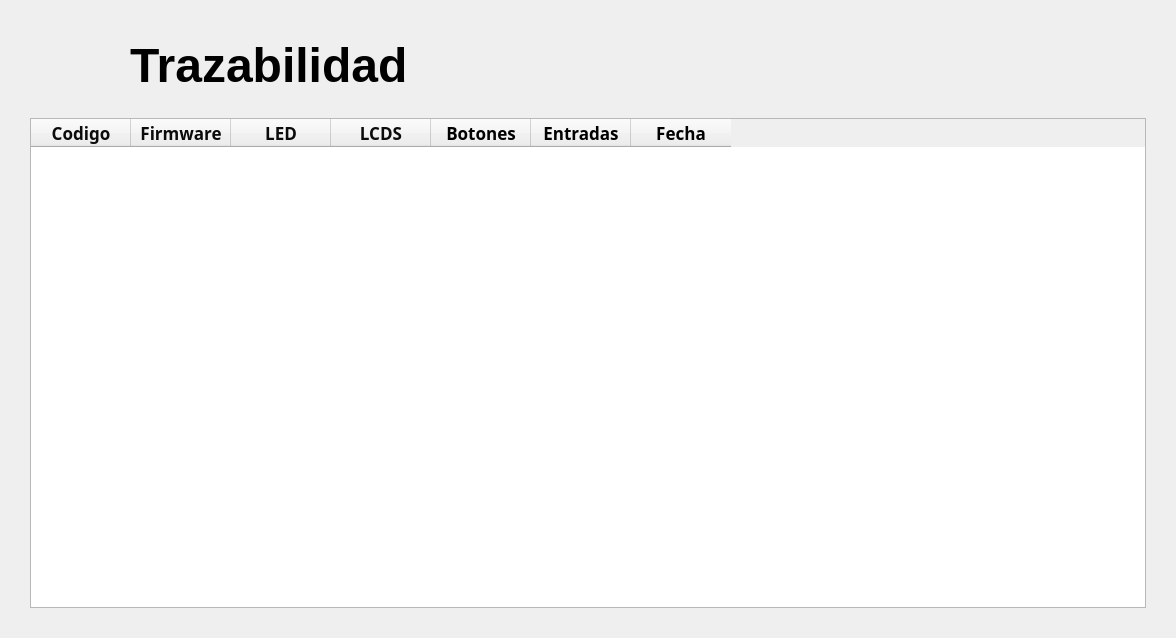
      <widget class="QWidget" name="page_12">
       <layout class="QGridLayout" name="gridLayout_14">
        <property name="leftMargin">
         <number>30</number>
        </property>
        <property name="topMargin">
         <number>30</number>
        </property>
        <property name="rightMargin">
         <number>30</number>
        </property>
        <property name="bottomMargin">
         <number>30</number>
        </property>
        <property name="verticalSpacing">
         <number>18</number>
        </property>
        <item row="0" column="0">
         <layout class="QHBoxLayout" name="horizontalLayout_135">
          <property name="spacing">
           <number>30</number>
          </property>
          <item>
           <widget class="QLabel" name="lblTraceability">
            <property name="minimumSize">
             <size>
              <width>70</width>
              <height>70</height>
             </size>
            </property>
            <property name="maximumSize">
             <size>
              <width>70</width>
              <height>70</height>
             </size>
            </property>
            <property name="text">
             <string/>
            </property>
            <property name="pixmap">
             <pixmap resource="../resources/resources.qrc">:/resources/folder (1).png</pixmap>
            </property>
            <property name="scaledContents">
             <bool>true</bool>
            </property>
           </widget>
          </item>
          <item>
           <widget class="QLabel" name="label_48">
            <property name="minimumSize">
             <size>
              <width>380</width>
              <height>60</height>
             </size>
            </property>
            <property name="maximumSize">
             <size>
              <width>380</width>
              <height>60</height>
             </size>
            </property>
            <property name="font">
             <font>
              <pointsize>36</pointsize>
              <bold>true</bold>
             </font>
            </property>
            <property name="text">
             <string>Trazabilidad</string>
            </property>
           </widget>
          </item>
          <item>
           <spacer name="horizontalSpacer_116">
            <property name="orientation">
             <enum>Qt::Horizontal</enum>
            </property>
            <property name="sizeHint" stdset="0">
             <size>
              <width>508</width>
              <height>20</height>
             </size>
            </property>
           </spacer>
          </item>
          <item>
           <widget class="QLabel" name="lblOpenfolder">
            <property name="minimumSize">
             <size>
              <width>70</width>
              <height>70</height>
             </size>
            </property>
            <property name="maximumSize">
             <size>
              <width>70</width>
              <height>70</height>
             </size>
            </property>
            <property name="cursor">
             <cursorShape>PointingHandCursor</cursorShape>
            </property>
            <property name="acceptDrops">
             <bool>false</bool>
            </property>
            <property name="toolTip">
             <string>Abrir registros</string>
            </property>
            <property name="whatsThis">
             <string/>
            </property>
            <property name="text">
             <string/>
            </property>
            <property name="pixmap">
             <pixmap resource="../resources/resources.qrc">:/resources/folder.png</pixmap>
            </property>
            <property name="scaledContents">
             <bool>true</bool>
            </property>
           </widget>
          </item>
          <item>
           <spacer name="horizontalSpacer_117">
            <property name="orientation">
             <enum>Qt::Horizontal</enum>
            </property>
            <property name="sizeHint" stdset="0">
             <size>
              <width>28</width>
              <height>20</height>
             </size>
            </property>
           </spacer>
          </item>
         </layout>
        </item>
        <item row="1" column="0">
         <widget class="QTableWidget" name="ResultsTable">
          <property name="minimumSize">
           <size>
            <width>1020</width>
            <height>490</height>
           </size>
          </property>
          <property name="font">
           <font>
            <family>Arial</family>
            <pointsize>12</pointsize>
            <bold>false</bold>
           </font>
          </property>
          <property name="autoFillBackground">
           <bool>false</bool>
          </property>
          <property name="styleSheet">
           <string notr="true">QTableWidget {
    background-color: #f0f0f0; /* Color de fondo */
    alternate-background-color: #e0e0e0; /* Color de fondo alternativo para filas */
    selection-background-color: #4CAF50; /* Color de fondo de selección */
    selection-color: white; /* Color del texto de selección */
}

QTableWidget::item {
    padding: 3px; /* Espaciado interno de las celdas */
    border-bottom: 1px solid #ccc; /* Borde inferior de las celdas */
}

QTableWidget::item:selected {
    background-color: #4CAF50; /* Color de fondo de la celda seleccionada */
    color: white; /* Color del texto de la celda seleccionada */
}

/*border: 1px solid #00723A
</string>
          </property>
          <property name="frameShape">
           <enum>QFrame::StyledPanel</enum>
          </property>
          <property name="frameShadow">
           <enum>QFrame::Sunken</enum>
          </property>
          <property name="sizeAdjustPolicy">
           <enum>QAbstractScrollArea::AdjustIgnored</enum>
          </property>
          <property name="editTriggers">
           <set>QAbstractItemView::NoEditTriggers</set>
          </property>
          <property name="tabKeyNavigation">
           <bool>true</bool>
          </property>
          <property name="alternatingRowColors">
           <bool>true</bool>
          </property>
          <property name="selectionMode">
           <enum>QAbstractItemView::SingleSelection</enum>
          </property>
          <property name="selectionBehavior">
           <enum>QAbstractItemView::SelectRows</enum>
          </property>
          <property name="textElideMode">
           <enum>Qt::ElideMiddle</enum>
          </property>
          <property name="verticalScrollMode">
           <enum>QAbstractItemView::ScrollPerPixel</enum>
          </property>
          <property name="showGrid">
           <bool>true</bool>
          </property>
          <property name="gridStyle">
           <enum>Qt::NoPen</enum>
          </property>
          <property name="sortingEnabled">
           <bool>true</bool>
          </property>
          <attribute name="horizontalHeaderVisible">
           <bool>true</bool>
          </attribute>
          <attribute name="horizontalHeaderCascadingSectionResizes">
           <bool>false</bool>
          </attribute>
          <attribute name="horizontalHeaderMinimumSectionSize">
           <number>39</number>
          </attribute>
          <attribute name="horizontalHeaderDefaultSectionSize">
           <number>100</number>
          </attribute>
          <attribute name="horizontalHeaderHighlightSections">
           <bool>true</bool>
          </attribute>
          <attribute name="horizontalHeaderStretchLastSection">
           <bool>false</bool>
          </attribute>
          <attribute name="verticalHeaderVisible">
           <bool>false</bool>
          </attribute>
          <attribute name="verticalHeaderDefaultSectionSize">
           <number>30</number>
          </attribute>
          <attribute name="verticalHeaderStretchLastSection">
           <bool>false</bool>
          </attribute>
          <column>
           <property name="text">
            <string>Codigo</string>
           </property>
           <property name="font">
            <font>
             <family>Arial Black</family>
             <pointsize>13</pointsize>
             <bold>true</bold>
            </font>
           </property>
           <property name="foreground">
            <brush brushstyle="SolidPattern">
             <color alpha="255">
              <red>11</red>
              <green>11</green>
              <blue>11</blue>
             </color>
            </brush>
           </property>
          </column>
          <column>
           <property name="text">
            <string>Firmware</string>
           </property>
           <property name="font">
            <font>
             <family>Arial Black</family>
             <pointsize>13</pointsize>
             <bold>true</bold>
            </font>
           </property>
           <property name="foreground">
            <brush brushstyle="SolidPattern">
             <color alpha="255">
              <red>11</red>
              <green>11</green>
              <blue>11</blue>
             </color>
            </brush>
           </property>
          </column>
          <column>
           <property name="text">
            <string>LED</string>
           </property>
           <property name="font">
            <font>
             <family>Arial Black</family>
             <pointsize>13</pointsize>
             <bold>true</bold>
            </font>
           </property>
           <property name="foreground">
            <brush brushstyle="SolidPattern">
             <color alpha="255">
              <red>11</red>
              <green>11</green>
              <blue>11</blue>
             </color>
            </brush>
           </property>
          </column>
          <column>
           <property name="text">
            <string>LCDS</string>
           </property>
           <property name="font">
            <font>
             <family>Arial Black</family>
             <pointsize>13</pointsize>
             <bold>true</bold>
            </font>
           </property>
           <property name="foreground">
            <brush brushstyle="SolidPattern">
             <color alpha="255">
              <red>11</red>
              <green>11</green>
              <blue>11</blue>
             </color>
            </brush>
           </property>
          </column>
          <column>
           <property name="text">
            <string>Botones</string>
           </property>
           <property name="font">
            <font>
             <family>Arial Black</family>
             <pointsize>13</pointsize>
             <bold>true</bold>
            </font>
           </property>
          </column>
          <column>
           <property name="text">
            <string>Entradas</string>
           </property>
           <property name="font">
            <font>
             <family>Arial Black</family>
             <pointsize>13</pointsize>
             <bold>true</bold>
            </font>
           </property>
          </column>
          <column>
           <property name="text">
            <string>Fecha</string>
           </property>
           <property name="font">
            <font>
             <family>Arial Black</family>
             <pointsize>13</pointsize>
             <bold>true</bold>
            </font>
           </property>
          </column>
         </widget>
        </item>
       </layout>
      </widget>
